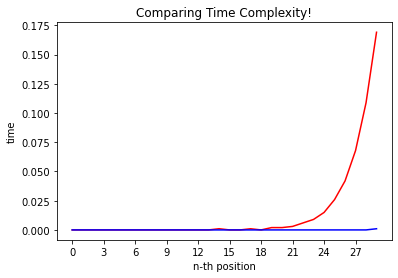

Source code (Python):
import time
import math
import matplotlib.pyplot as plt
import numpy as np


def fibonacci_1(n):
    if n <= 0:
        print("Invalid input!")
    elif n <= 2:
        return n-1
    else:
        return fibonacci_1(n-1)+fibonacci_1(n-2)
    

def fibonacci_2(n):
    fibonacci_array = [0,1]
    if n < 0:
        print("Invalid input!")
    elif n <= 2:
        return fibonacci_array[n-1]
    else:
        for i in range(2,n):
            fibonacci_array.append(fibonacci_array[i-1] + fibonacci_array[i-2])
        return fibonacci_array[-1]


def plot_graph():
    #change the value of n for your own experimentation
    n = 30
      
    x = [i for i in range(n)]
    y = [0 for i in range(n)]
    z = [0 for i in range(n)]
    
    for i in range(n-1):
        start = time.time()
        fibonacci_1(x[i+1])
        y[i+1]= time.time()-start
        start = time.time()
        fibonacci_2(x[i+1])
        z[i+1]= time.time()-start
    
    x_interval = math.ceil(n/10)
    plt.plot(x, y, 'r')
    plt.plot(x, z, 'b')
    plt.xticks(np.arange(min(x), max(x)+1, x_interval))
    plt.xlabel('n-th position')
    plt.ylabel('time')
    
    plt.title('Comparing Time Complexity!')
    plt.show()


def main():
    plot_graph()


if __name__ == '__main__':
    main()
